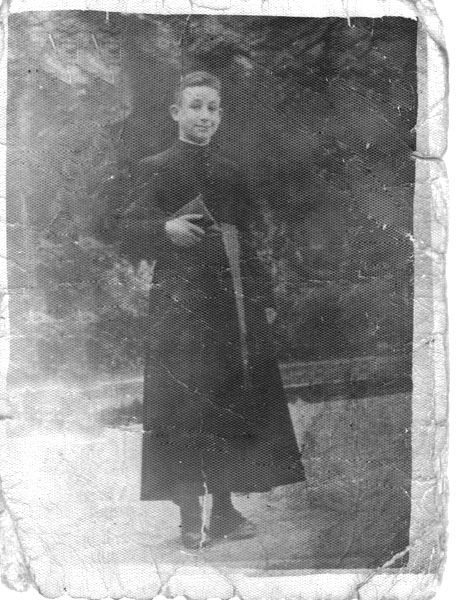
%> input picture ajaj/seminarista.jpg, 457 x 600 px
$ octave estudioP2.m   (GNU Octave 9; MATLAB toolbox functions it lacks are replaced by stand-ins)
%> lines starting %> are read from the running program, lines starting %| are printed output that depends on the picture; in (x1, y1, x2, y2) boxes, pixels count from 0 and x2, y2 are one past the last pixel; in counts of white or black regions, pixels touching at a corner belong together; the program's own positions count from 1
### ajaj/eliminaCoeficientes.m
function tfshifted = eliminaCoeficientes(tfshifted, radio, nVeces);


    figure(2), imshow(log(1-tfshifted), []);
    for i = 1:nVeces
        [x,y] = ginput(1);
        x = round(x); y = round(y);
        tfshifted(y-radio:y+radio,x-radio:x+radio)=0;
        tfshifted(size(tfshifted,1)-(y+radio):size(tfshifted,1)-(y-radio),size(tfshifted,2)-(x+radio):size(tfshifted,2)-(x-radio))=0;

    end
    close(2);
end

### ajaj/cosdiscreta2D.m
function [x,y,z] =  cosdiscreta2D(Nx,Ny, Fsx, Fsy, A, Fx, Fy, Fase)
   fx = Fx/Fsx;
   nx = 0:Nx-1;
   fy = Fy/Fsy;
   ny = 0:Ny-1;
   x = nx * 1/Fsx;
   y = ny * 1/Fsy;
   [X,Y] = meshgrid(x, y);
   [nX,nY] = meshgrid(nx,ny);
   wx = 2 * pi * fx;
wy = 2 * pi * fy;
   z = A * cos (wx * nX + wy * nY + Fase);
end

### ajaj/sindiscreta2D.m
function [x,y,z] =  sindiscreta2D(Nx,Ny, Fsx, Fsy, A, Fx, Fy, Fase)
   fx = Fx/Fsx;
   nx = 0:Nx-1;
   fy = Fy/Fsy;
   ny = 0:Ny-1;
   x = nx * 1/Fsx;
   y = ny * 1/Fsy;
   [X,Y] = meshgrid(x, y);
   [nX,nY] = meshgrid(nx,ny);
   wx = 2 * pi * fx;
wy = 2 * pi * fy;
   z = A * sin (wx * nX + wy * nY + Fase);
end

### ajaj/estudioP2.m
clear all; close all; clc;

%% Ejercicio 2
Nx = 200;
Ny = 200;
Fs = 100;

A = 1; Fx = 15; Fy = 0; Fase = 0;
[x1,y1,z1] = sindiscreta2D(Nx,Ny,Fs,Fs,A,Fx,Fy,Fase);

A = 1; Fx = 0; Fy = 15; Fase = 0;
[x2,y2,z2] = sindiscreta2D(Nx,Ny,Fs,Fs,A,Fx,Fy,Fase);

A = 1; Fx = 15; Fy = 15; Fase = 0;
[x3,y3,z3] = sindiscreta2D(Nx,Ny,Fs,Fs,A,Fx,Fy,Fase);

x = x1 + x2 + x3;
y = y1 + y2 + y3;
z = z1 + z2 + z3;

figure,surf(x,y,z);
%> after `surf(x,y,z)`:
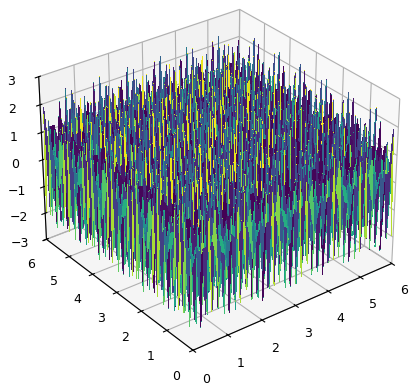
%> figure redrawn from the program's plot data
figure,imagesc(x,y,z);
colormap gray;

Fourier2D = fft2(z);
figure, surf(abs(Fourier2D));
figure, imagesc(abs(Fourier2D));
colormap gray;
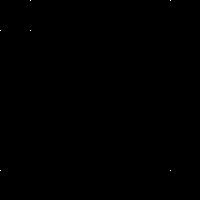
%> displayed picture: size 200x200x3, on the screen's scale of 0 to 255; 0.01% white in thin lines or dots, all inside (x1, y1, x2, y2) = (0, 0, 171, 171)

[coefs1, coefs2] = find(abs(Fourier2D) > 0.5);
coefs = [coefs1 coefs2];

y2 = fftshift(Fourier2D);

figure, surf(abs(y2))
figure, imagesc(abs(y2));
colormap gray;

%% Ejercicio 3
clear all; close all; clc;
A = 1; Fs = 100; freqs = [eps 5 10 25 50]; Fy = 0;
Fase = 0; Nx = 200; Ny = 200;
for Fx = freqs
    [x,y,z] = sindiscreta2D(Nx,Ny,Fs,Fs,A,Fx,Fy,Fase);


    Fourier2D = fft2(z);
    figure, imagesc(abs(fftshift(Fourier2D)));
    colormap gray;
end

%% Ejercicio 4
clear all; close all; clc;
Nx = 1024;
Ny = 1024;
Fs = 100;

A = 1; Fx = 15; Fy = 0; Fase = 0;
[x1,y1,z1] = sindiscreta2D(Nx,Ny,Fs,Fs,A,Fx,Fy,Fase);

A = 1; Fx = 0; Fy = 15; Fase = 0;
[x2,y2,z2] = sindiscreta2D(Nx,Ny,Fs,Fs,A,Fx,Fy,Fase);

A = 1; Fx = 15; Fy = 15; Fase = 0;
[x3,y3,z3] = sindiscreta2D(Nx,Ny,Fs,Fs,A,Fx,Fy,Fase);

x = x1 + x2 + x3;
y = y1 + y2 + y3;
z = z1 + z2 + z3;

figure,surf(x,y,z);
%> after `surf(x,y,z)`:
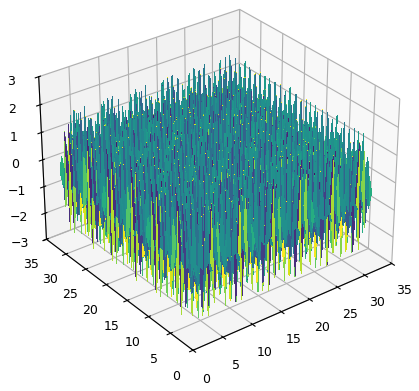
%> figure redrawn from the program's plot data
figure,imagesc(x,y,z);
colormap gray;
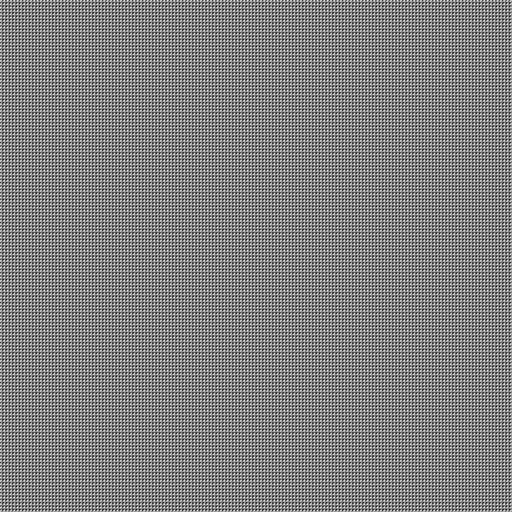
%> displayed picture: size 1024x1024x3, on the screen's scale of 0 to 255 (shown at 1/2 size); min 0, max 255, mean 127.7

Fourier2D = fft2(z, 1024, 1024);
figure, surf(abs(Fourier2D));
figure, imagesc(abs(Fourier2D));
colormap gray;

[coefs1, coefs2] = find(abs(Fourier2D) > 0.5);
coefs = [coefs1 coefs2];

y2 = fftshift(Fourier2D);

figure, surf(abs(y2))
figure, imagesc(abs(y2));
colormap gray;

%% Ejercicio 5

clear all; close all; clc;
A = 1; Fs = 100; freqs = [eps 5 10 25 50]; Fy = 0;
Fase = 0; Nx = 200; Ny = 200;

for Fx = freqs
    [x,y,z] = sindiscreta2D(Nx,Ny,Fs,Fs,A,Fx,Fy,Fase);
    Fourier2D = fft2(z, 1024, 1024);
    figure, imagesc(log(1+abs(Fourier2D)));
end
%> this loop made 5 passes
%> pass 1, `imagesc(log(1+abs(Fourier2D)))`:
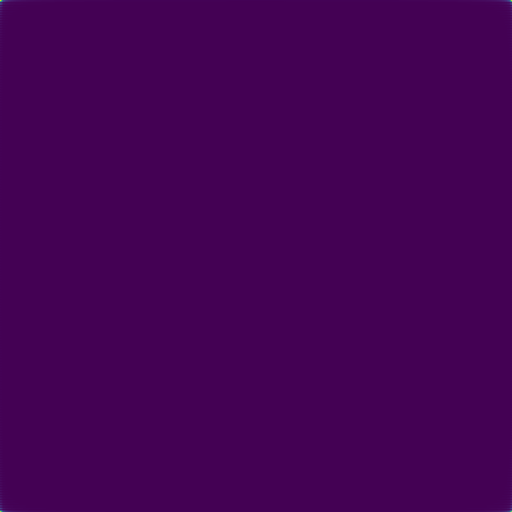
%> displayed picture: size 1024x1024x3, on the screen's scale of 0 to 255 (shown at 1/2 size); mean R, G, B 68, 1.1, 84.1

%% Ejercicio 6

clear all; close all; clc;
Nx = 200;
Ny = 200;
Fs = 100;

A = 1; Fx = 25; Fy = 0; Fase = 0;
[x1,y1,z1] = cosdiscreta2D(Nx,Ny,Fs,Fs,A,Fx,Fy,Fase);

A = 1; Fx = 5; Fy = 5; Fase = 0;
[x,y,z] = cosdiscreta2D(Nx,Ny,Fs,Fs,A,Fx,Fy,Fase);

Fourier2D = fft2(z, 1024, 1024);
figure, surf(abs(Fourier2D));
%> after `surf(abs(Fourier2D))`:
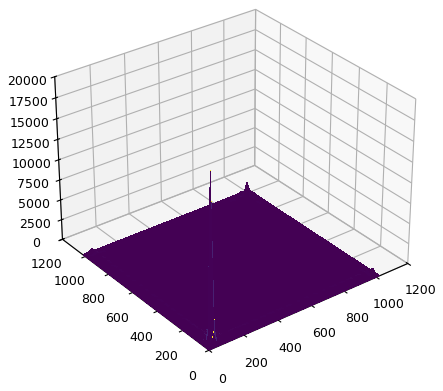
%> figure redrawn from the program's plot data
figure, imagesc(abs(fftshift(Fourier2D)));
colormap gray;

%% Ejercicio 7 y 8;
clear all; close all; clc;

imag = imread('seminarista.jpg');
%> imag is the input picture: size 600x457 uint8; min 11, max 255, mean 136.2
figure(1), imshow(imag, []);
tf = fft2(imag);
tfshifted = fftshift(tf);

radio = 30; nVeces = 10;
tfshifted2 = eliminaCoeficientes(tfshifted, radio, nVeces);
%> in eliminaCoeficientes, `imshow(log(1-tfshifted), [])`:
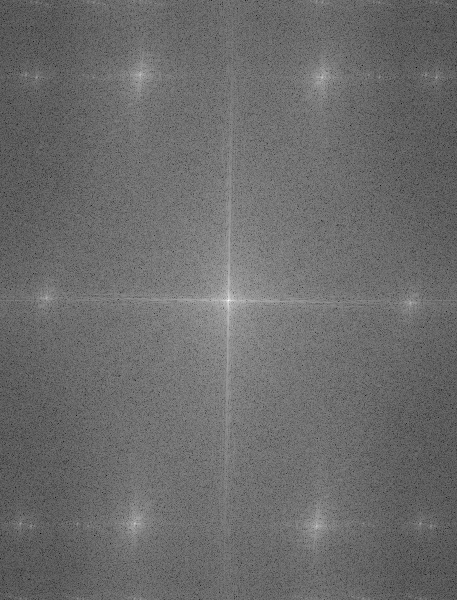
%> displayed picture: size 600x457, on the screen's scale of 0 to 255; min 0, max 255, mean 107.7
%> the run ends on the next line
